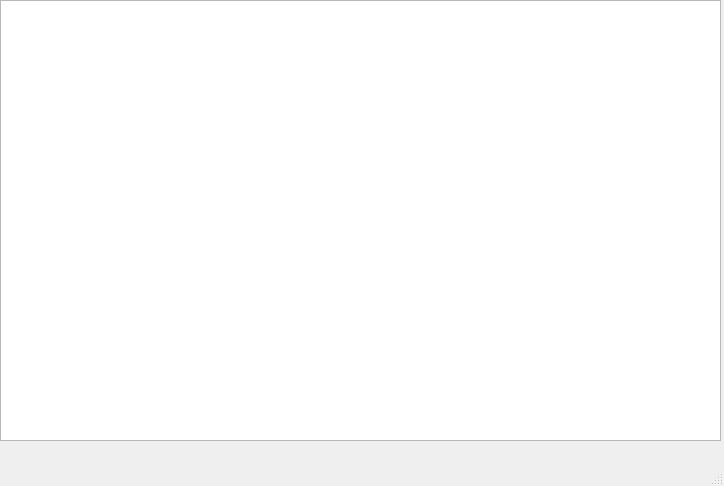
<?xml version="1.0" encoding="UTF-8"?>
<ui version="4.0">
 <class>MainWindow</class>
 <widget class="QMainWindow" name="MainWindow">
  <property name="geometry">
   <rect>
    <x>0</x>
    <y>0</y>
    <width>724</width>
    <height>486</height>
   </rect>
  </property>
  <property name="windowTitle">
   <string>MainWindow</string>
  </property>
  <widget class="QWidget" name="centralwidget">
   <widget class="QTableWidget" name="table">
    <property name="geometry">
     <rect>
      <x>0</x>
      <y>0</y>
      <width>721</width>
      <height>441</height>
     </rect>
    </property>
   </widget>
  </widget>
  <widget class="QMenuBar" name="menubar">
   <property name="geometry">
    <rect>
     <x>0</x>
     <y>0</y>
     <width>724</width>
     <height>21</height>
    </rect>
   </property>
  </widget>
  <widget class="QStatusBar" name="statusbar"/>
 </widget>
 <resources/>
 <connections/>
</ui>
